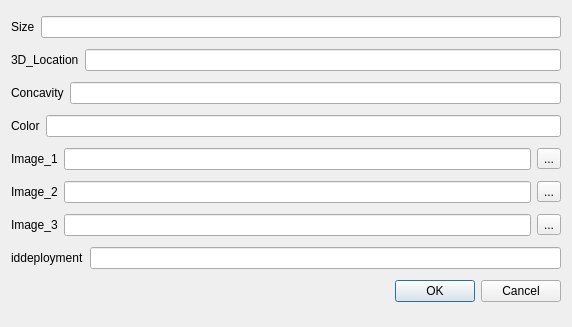
<?xml version="1.0" encoding="UTF-8"?>
<ui version="4.0">
 <class>addRoiDialog</class>
 <widget class="QDialog" name="addRoiDialog">
  <property name="geometry">
   <rect>
    <x>0</x>
    <y>0</y>
    <width>572</width>
    <height>327</height>
   </rect>
  </property>
  <property name="windowTitle">
   <string>Dialog</string>
  </property>
  <layout class="QGridLayout" name="gridLayout">
   <item row="0" column="0">
    <layout class="QHBoxLayout" name="horizontalLayout">
     <item>
      <widget class="QLabel" name="label">
       <property name="text">
        <string>Size</string>
       </property>
      </widget>
     </item>
     <item>
      <widget class="QLineEdit" name="sizeLineEdit"/>
     </item>
    </layout>
   </item>
   <item row="1" column="0">
    <layout class="QHBoxLayout" name="horizontalLayout_2">
     <item>
      <widget class="QLabel" name="label_2">
       <property name="text">
        <string>3D_Location</string>
       </property>
      </widget>
     </item>
     <item>
      <widget class="QLineEdit" name="threeDLineEdit"/>
     </item>
    </layout>
   </item>
   <item row="2" column="0">
    <layout class="QHBoxLayout" name="horizontalLayout_3">
     <item>
      <widget class="QLabel" name="label_3">
       <property name="text">
        <string>Concavity</string>
       </property>
      </widget>
     </item>
     <item>
      <widget class="QLineEdit" name="concavityLineEdit"/>
     </item>
    </layout>
   </item>
   <item row="3" column="0">
    <layout class="QHBoxLayout" name="horizontalLayout_4">
     <item>
      <widget class="QLabel" name="label_4">
       <property name="text">
        <string>Color</string>
       </property>
      </widget>
     </item>
     <item>
      <widget class="QLineEdit" name="colorLineEdit"/>
     </item>
    </layout>
   </item>
   <item row="4" column="0">
    <layout class="QHBoxLayout" name="horizontalLayout_5">
     <item>
      <widget class="QLabel" name="label_5">
       <property name="text">
        <string>Image_1</string>
       </property>
      </widget>
     </item>
     <item>
      <widget class="QLineEdit" name="img_1_LineEdit"/>
     </item>
     <item>
      <widget class="QToolButton" name="toolButton_img1">
       <property name="text">
        <string>...</string>
       </property>
       <property name="icon">
        <iconset resource="res.qrc">
         <normaloff>:/open_image.png</normaloff>:/open_image.png</iconset>
       </property>
      </widget>
     </item>
    </layout>
   </item>
   <item row="5" column="0">
    <layout class="QHBoxLayout" name="horizontalLayout_6">
     <item>
      <widget class="QLabel" name="label_6">
       <property name="text">
        <string>Image_2</string>
       </property>
      </widget>
     </item>
     <item>
      <widget class="QLineEdit" name="img_2_LineEdit"/>
     </item>
     <item>
      <widget class="QToolButton" name="toolButton_img2">
       <property name="text">
        <string>...</string>
       </property>
       <property name="icon">
        <iconset resource="res.qrc">
         <normaloff>:/open_image.png</normaloff>:/open_image.png</iconset>
       </property>
      </widget>
     </item>
    </layout>
   </item>
   <item row="6" column="0">
    <layout class="QHBoxLayout" name="horizontalLayout_7">
     <item>
      <widget class="QLabel" name="label_7">
       <property name="text">
        <string>Image_3</string>
       </property>
      </widget>
     </item>
     <item>
      <widget class="QLineEdit" name="img_3_LineEdit"/>
     </item>
     <item>
      <widget class="QToolButton" name="toolButton_img3">
       <property name="text">
        <string>...</string>
       </property>
       <property name="icon">
        <iconset resource="res.qrc">
         <normaloff>:/open_image.png</normaloff>:/open_image.png</iconset>
       </property>
      </widget>
     </item>
    </layout>
   </item>
   <item row="7" column="0">
    <layout class="QHBoxLayout" name="horizontalLayout_9">
     <item>
      <widget class="QLabel" name="label_8">
       <property name="text">
        <string>iddeployment</string>
       </property>
      </widget>
     </item>
     <item>
      <widget class="QLineEdit" name="iddeployment_lineEdit"/>
     </item>
    </layout>
   </item>
   <item row="8" column="0">
    <layout class="QHBoxLayout" name="horizontalLayout_8">
     <item>
      <widget class="QDialogButtonBox" name="buttonBox">
       <property name="standardButtons">
        <set>QDialogButtonBox::Cancel|QDialogButtonBox::Ok</set>
       </property>
      </widget>
     </item>
    </layout>
   </item>
  </layout>
 </widget>
 <resources>
  <include location="res.qrc"/>
 </resources>
 <connections/>
</ui>
